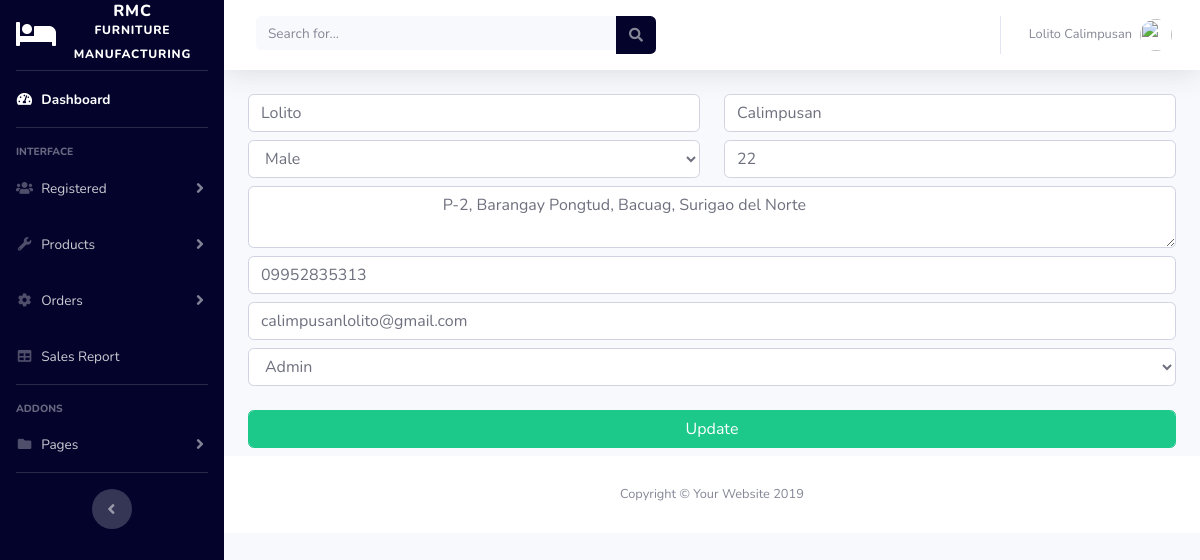
The app's page /admin/edit_admin.php (signed in) with its own data.
### tables this page shows
CREATE TABLE `register` (
  `id` int(11) NOT NULL,
  `fname` varchar(255) NOT NULL,
  `lname` varchar(255) NOT NULL,
  `age` varchar(20) NOT NULL,
  `gender` varchar(50) NOT NULL,
  `address` varchar(255) NOT NULL,
  `phone` varchar(30) NOT NULL,
  `image` varchar(255) NOT NULL,
  `email` varchar(255) NOT NULL,
  `password` varchar(255) NOT NULL,
  `otp` int(11) DEFAULT NULL,
  `role` varchar(20) DEFAULT NULL,
  `date_registered` datetime NOT NULL DEFAULT current_timestamp(),
  `status` varchar(100) NOT NULL
);

### admin/edit_admin.php (the view, shortened to what this page needs)
<?php
include('includes/header.php');
include('includes/navbar.php');
?>
  <div class="container-fluid">
    <form action="code.php" method="post">
        <div class="row">
            <div class="col-6">
                <input type="text" name="fname"  class="form-control mb-2"  value="<?= $row['fname'];?>">
            </div>
            <div class="col-6">
                <input type="text" name="lname"  class="form-control mb-2"  value="<?= $row['lname'];?>">
            </div>
            <div class="col-6 mb-2">
                <select name="gender"  class="form-control">
                    <option value="Male" <?php echo ($row['gender'] == "Male")? 'selected' : '';?>>Male</option>
                </select>
            </div>
            <div class="col-6 mb-2">
                <input type="number" name="age"  class="form-control" placeholder="Age" value="<?= $row['age'];?>">
            </div>
        </div>
        <textarea name="address" cols="10" class="form-control mb-2"><?php echo $row['address']; ?></textarea>
        <input type="number" name="phone"  class="form-control mb-2" placeholder="Phone number" value="<?= $row['phone'];?>">
        <input type="email" name="email"  class="form-control mb-2" placeholder="Email" value="<?= $row['email'];?>">
        <select name="role" class="form-control">
            <option value="Admin" <?php echo ($row['role'] == "Admin") ? 'selected' : ''; ?>>Admin</option>
        </select><br>
        <button type="submit" name="update_admin" class="btn btn-success form-control mb-2">Update</button>
    </form>
  </div>
<?php
include('includes/footer.php');
?>

### admin/includes/navbar.php (shortened to what this page needs)
   <ul class="navbar-nav  sidebar sidebar-dark accordion" id="accordionSidebar" style=" background-color: rgb(3, 3, 43);">
<a class="sidebar-brand d-flex align-items-center justify-content-center" href="index.php">
  <div class="sidebar-brand-icon">
    <i class="fas fa-bed"></i>
  </div>
  <div class="sidebar-brand-text mx-3">RMC <sup>Furniture Manufacturing</sup></div>
</a>
<hr class="sidebar-divider my-0">
<li class="nav-item active">
  <a class="nav-link" href="index.php">
    <i class="fas fa-fw fa-tachometer-alt"></i>
    <span>Dashboard</span></a>
</li>
<hr class="sidebar-divider">
<div class="sidebar-heading">
  Interface
</div>
<li class="nav-item">
  <a class="nav-link collapsed" href="#" data-toggle="collapse" data-target="#collapseOne" aria-expanded="true" aria-controls="collapseOne">
    <i class="fas fa-users"></i>
    <span>Registered</span>
  </a>
</li>
<li class="nav-item">
  <a class="nav-link collapsed" href="#" data-toggle="collapse" data-target="#collapseUtilities" aria-expanded="true" aria-controls="collapseUtilities">
    <i class="fas fa-fw fa-wrench"></i>
    <span>Products</span>
  </a>
</li>
<li class="nav-item">
  <a class="nav-link collapsed" href="#" data-toggle="collapse" data-target="#collapseTwo" aria-expanded="true" aria-controls="collapseTwo">
    <i class="fas fa-fw fa-cog"></i>
    <span>Orders</span>
  </a>
</li>
<li class="nav-item">
  <a class="nav-link" href="sales_report.php">
    <i class="fas fa-fw fa-table"></i>
    <span>Sales Report</span></a>
</li>
<hr class="sidebar-divider">
<div class="sidebar-heading">
  Addons
</div>
<li class="nav-item">
  <a class="nav-link collapsed" href="#" data-toggle="collapse" data-target="#collapsePages" aria-expanded="true" aria-controls="collapsePages">
    <i class="fas fa-fw fa-folder"></i>
    <span>Pages</span>
  </a>
</li>
<hr class="sidebar-divider d-none d-md-block">
<div class="text-center d-none d-md-inline">
  <button class="rounded-circle border-0" id="sidebarToggle"></button>
</div>
</ul>
    <div id="content-wrapper" class="d-flex flex-column">
      <div id="content">
        <nav class="navbar navbar-expand navbar-light bg-white topbar mb-4 static-top shadow">
          <form class="d-none d-sm-inline-block form-inline mr-auto ml-md-3 my-2 my-md-0 mw-100 navbar-search">
            <div class="input-group">
              <input type="text" class="form-control bg-light border-0 small" placeholder="Search for..." aria-label="Search" aria-describedby="basic-addon2">
              <div class="input-group-append">
                <button class="btn" type="button" style=" background-color: rgb(3, 3, 43);">
                  <i class="fas fa-search fa-sm"></i>
                </button>
              </div>
            </div>
          </form>
          <ul class="navbar-nav ml-auto">
            <li class="nav-item dropdown no-arrow">
              <a class="nav-link dropdown-toggle" href="#" id="userDropdown" role="button" data-toggle="dropdown" aria-haspopup="true" aria-expanded="false">
                <span class="mr-2 d-none d-lg-inline text-gray-600 small">
               <?php
                 require('../config.php');
                 if(isset($_SESSION['Admin_id'])){
                     $id = $_SESSION['Admin_id'];
                     $stmt = $conn->prepare("SELECT * FROM register WHERE id = ?");
                     $stmt->bind_param("s", $id);
                     $stmt->execute();
                     $result = $stmt->get_result();
                     $total = $result->num_rows;
                     if($total > 0){
                         $row = $result->fetch_assoc();
                         echo $row['fname'] . " " . $row['lname'];?>
                </span>
                <img class="img-profile rounded-circle" src="https://source.unsplash.com/QAB-WJcbgJk/60x60">
              </a>
              <?php }
                 }?>
            </li>
          </ul>
        </nav>

### records on screen
register: fname "Lolito", lname "Calimpusan", gender "Male", age "22", address "P-2, Barangay Pongtud, Bacuag, Surigao del Norte", phone "09952835313", email "calimpusanlolito@gmail.com", role "Admin"
